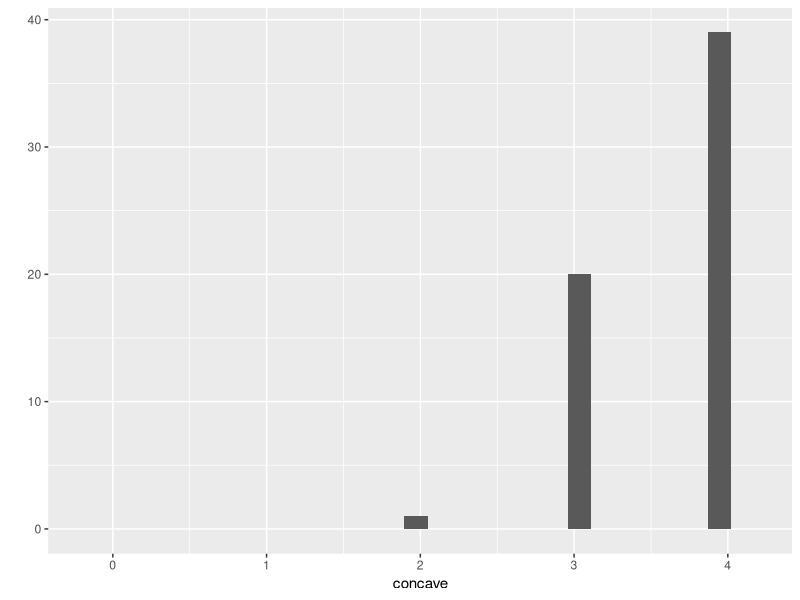

Source code (R):
library(ggplot2)
samp_size = 60

likert_beta = function(n, a, b){
        round(rbeta(n, a, b) * 4)
}

centered      = likert_beta(samp_size, 2,   2)
r_tail        = likert_beta(samp_size, 2,   4)
l_tail        = likert_beta(samp_size, 4,   2)
concave       = likert_beta(samp_size, 8,   1)
more_concave  = likert_beta(samp_size, 8,   0.9)
ramp          = likert_beta(samp_size, 2,   0.9)
gentle_ramp   = likert_beta(samp_size, 1.1, 0.9)
ramp2         = likert_beta(samp_size, 2,   1)
moderate_ramp = likert_beta(samp_size, 1.5, 1)
very_spiky    = likert_beta(samp_size, 1.5, 0.5)
less_spiky    = likert_beta(samp_size, 1,   0.5)

qplot(concave, xlim=c(-0.2, 4.2))
